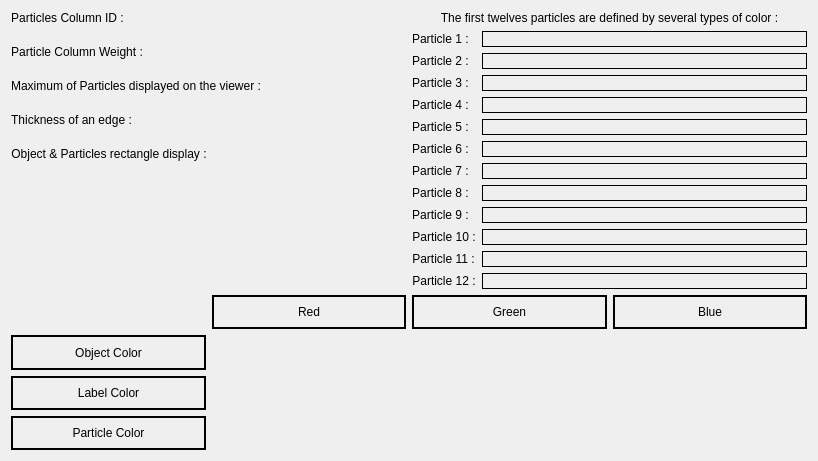
<?xml version="1.0" encoding="UTF-8"?>
<ui version="4.0">
 <class>HelpWindow</class>
 <widget class="QDialog" name="HelpWindow">
  <property name="geometry">
   <rect>
    <x>0</x>
    <y>0</y>
    <width>818</width>
    <height>461</height>
   </rect>
  </property>
  <property name="windowTitle">
   <string>Help</string>
  </property>
  <layout class="QVBoxLayout" name="verticalLayout">
   <item>
    <layout class="QHBoxLayout" name="horizontalLayout">
     <item>
      <layout class="QFormLayout" name="formLayout">
       <property name="verticalSpacing">
        <number>20</number>
       </property>
       <item row="0" column="0">
        <widget class="QLabel" name="particlesColumnIDLabel">
         <property name="layoutDirection">
          <enum>Qt::LeftToRight</enum>
         </property>
         <property name="text">
          <string>Particles Column ID :</string>
         </property>
         <property name="alignment">
          <set>Qt::AlignCenter</set>
         </property>
        </widget>
       </item>
       <item row="0" column="1">
        <widget class="QLabel" name="particlesColumnIDInfo">
         <property name="layoutDirection">
          <enum>Qt::LeftToRight</enum>
         </property>
         <property name="text">
          <string/>
         </property>
         <property name="alignment">
          <set>Qt::AlignCenter</set>
         </property>
        </widget>
       </item>
       <item row="1" column="0">
        <widget class="QLabel" name="particleColumnWeightLabel">
         <property name="layoutDirection">
          <enum>Qt::LeftToRight</enum>
         </property>
         <property name="text">
          <string>Particle Column Weight :</string>
         </property>
         <property name="alignment">
          <set>Qt::AlignCenter</set>
         </property>
        </widget>
       </item>
       <item row="1" column="1">
        <widget class="QLabel" name="particleColumnWeightInfo">
         <property name="layoutDirection">
          <enum>Qt::LeftToRight</enum>
         </property>
         <property name="text">
          <string/>
         </property>
         <property name="alignment">
          <set>Qt::AlignCenter</set>
         </property>
        </widget>
       </item>
       <item row="2" column="0">
        <widget class="QLabel" name="maxParticleDisplayLabel">
         <property name="layoutDirection">
          <enum>Qt::LeftToRight</enum>
         </property>
         <property name="text">
          <string>Maximum of Particles displayed on the viewer :</string>
         </property>
         <property name="alignment">
          <set>Qt::AlignCenter</set>
         </property>
        </widget>
       </item>
       <item row="2" column="1">
        <widget class="QLabel" name="maxParticleDisplayInfo">
         <property name="layoutDirection">
          <enum>Qt::LeftToRight</enum>
         </property>
         <property name="text">
          <string/>
         </property>
         <property name="alignment">
          <set>Qt::AlignCenter</set>
         </property>
        </widget>
       </item>
       <item row="3" column="0">
        <widget class="QLabel" name="EdgeThicknessLabel">
         <property name="layoutDirection">
          <enum>Qt::LeftToRight</enum>
         </property>
         <property name="text">
          <string>Thickness of an edge :</string>
         </property>
         <property name="alignment">
          <set>Qt::AlignCenter</set>
         </property>
        </widget>
       </item>
       <item row="3" column="1">
        <widget class="QLabel" name="EdgeThicknessInfo">
         <property name="layoutDirection">
          <enum>Qt::LeftToRight</enum>
         </property>
         <property name="text">
          <string/>
         </property>
         <property name="alignment">
          <set>Qt::AlignCenter</set>
         </property>
        </widget>
       </item>
       <item row="4" column="0">
        <widget class="QLabel" name="rectangleThicknessLabel">
         <property name="layoutDirection">
          <enum>Qt::LeftToRight</enum>
         </property>
         <property name="text">
          <string>Object &amp; Particles rectangle display :</string>
         </property>
         <property name="alignment">
          <set>Qt::AlignCenter</set>
         </property>
        </widget>
       </item>
       <item row="4" column="1">
        <widget class="QLabel" name="rectangleThicknessInfo">
         <property name="layoutDirection">
          <enum>Qt::LeftToRight</enum>
         </property>
         <property name="text">
          <string/>
         </property>
         <property name="alignment">
          <set>Qt::AlignCenter</set>
         </property>
        </widget>
       </item>
      </layout>
     </item>
     <item>
      <layout class="QVBoxLayout" name="verticalLayout_2">
       <item>
        <widget class="QLabel" name="TextInfo">
         <property name="enabled">
          <bool>true</bool>
         </property>
         <property name="maximumSize">
          <size>
           <width>16777215</width>
           <height>25</height>
          </size>
         </property>
         <property name="text">
          <string>The first twelves particles are defined by several types of color :</string>
         </property>
         <property name="alignment">
          <set>Qt::AlignCenter</set>
         </property>
        </widget>
       </item>
       <item>
        <layout class="QFormLayout" name="formLayout_2">
         <item row="0" column="0">
          <widget class="QLabel" name="particle1Label">
           <property name="text">
            <string>Particle 1 : </string>
           </property>
           <property name="alignment">
            <set>Qt::AlignCenter</set>
           </property>
          </widget>
         </item>
         <item row="1" column="0">
          <widget class="QLabel" name="particle2Label">
           <property name="text">
            <string>Particle 2 :</string>
           </property>
           <property name="alignment">
            <set>Qt::AlignCenter</set>
           </property>
          </widget>
         </item>
         <item row="2" column="0">
          <widget class="QLabel" name="particle3Label">
           <property name="text">
            <string>Particle 3 :</string>
           </property>
           <property name="alignment">
            <set>Qt::AlignCenter</set>
           </property>
          </widget>
         </item>
         <item row="3" column="0">
          <widget class="QLabel" name="particle4Label">
           <property name="text">
            <string>Particle 4 :</string>
           </property>
           <property name="alignment">
            <set>Qt::AlignCenter</set>
           </property>
          </widget>
         </item>
         <item row="4" column="0">
          <widget class="QLabel" name="particle5Label">
           <property name="text">
            <string>Particle 5 :</string>
           </property>
           <property name="alignment">
            <set>Qt::AlignCenter</set>
           </property>
          </widget>
         </item>
         <item row="5" column="0">
          <widget class="QLabel" name="particle6Label">
           <property name="text">
            <string>Particle 6 :</string>
           </property>
           <property name="alignment">
            <set>Qt::AlignCenter</set>
           </property>
          </widget>
         </item>
         <item row="6" column="0">
          <widget class="QLabel" name="particle7Label">
           <property name="text">
            <string>Particle 7 :</string>
           </property>
           <property name="alignment">
            <set>Qt::AlignCenter</set>
           </property>
          </widget>
         </item>
         <item row="7" column="0">
          <widget class="QLabel" name="particle8Label">
           <property name="text">
            <string>Particle 8 :</string>
           </property>
           <property name="alignment">
            <set>Qt::AlignCenter</set>
           </property>
          </widget>
         </item>
         <item row="8" column="0">
          <widget class="QLabel" name="particle9Label">
           <property name="text">
            <string>Particle 9 :</string>
           </property>
           <property name="alignment">
            <set>Qt::AlignCenter</set>
           </property>
          </widget>
         </item>
         <item row="9" column="0">
          <widget class="QLabel" name="particle10Label">
           <property name="text">
            <string>Particle 10 :</string>
           </property>
           <property name="alignment">
            <set>Qt::AlignCenter</set>
           </property>
          </widget>
         </item>
         <item row="10" column="0">
          <widget class="QLabel" name="particle11Label">
           <property name="text">
            <string>Particle 11 :</string>
           </property>
           <property name="alignment">
            <set>Qt::AlignCenter</set>
           </property>
          </widget>
         </item>
         <item row="11" column="0">
          <widget class="QLabel" name="particle12Label">
           <property name="text">
            <string>Particle 12 :</string>
           </property>
           <property name="alignment">
            <set>Qt::AlignCenter</set>
           </property>
          </widget>
         </item>
         <item row="0" column="1">
          <widget class="QLabel" name="particleColor1">
           <property name="frameShape">
            <enum>QFrame::Box</enum>
           </property>
           <property name="text">
            <string/>
           </property>
          </widget>
         </item>
         <item row="1" column="1">
          <widget class="QLabel" name="particleColor2">
           <property name="frameShape">
            <enum>QFrame::Box</enum>
           </property>
           <property name="text">
            <string/>
           </property>
          </widget>
         </item>
         <item row="2" column="1">
          <widget class="QLabel" name="particleColor3">
           <property name="frameShape">
            <enum>QFrame::Box</enum>
           </property>
           <property name="text">
            <string/>
           </property>
          </widget>
         </item>
         <item row="3" column="1">
          <widget class="QLabel" name="particleColor4">
           <property name="frameShape">
            <enum>QFrame::Box</enum>
           </property>
           <property name="text">
            <string/>
           </property>
          </widget>
         </item>
         <item row="4" column="1">
          <widget class="QLabel" name="particleColor5">
           <property name="frameShape">
            <enum>QFrame::Box</enum>
           </property>
           <property name="text">
            <string/>
           </property>
          </widget>
         </item>
         <item row="5" column="1">
          <widget class="QLabel" name="particleColor6">
           <property name="frameShape">
            <enum>QFrame::Box</enum>
           </property>
           <property name="text">
            <string/>
           </property>
          </widget>
         </item>
         <item row="6" column="1">
          <widget class="QLabel" name="particleColor7">
           <property name="frameShape">
            <enum>QFrame::Box</enum>
           </property>
           <property name="text">
            <string/>
           </property>
          </widget>
         </item>
         <item row="7" column="1">
          <widget class="QLabel" name="particleColor8">
           <property name="frameShape">
            <enum>QFrame::Box</enum>
           </property>
           <property name="text">
            <string/>
           </property>
          </widget>
         </item>
         <item row="8" column="1">
          <widget class="QLabel" name="particleColor9">
           <property name="frameShape">
            <enum>QFrame::Box</enum>
           </property>
           <property name="text">
            <string/>
           </property>
          </widget>
         </item>
         <item row="9" column="1">
          <widget class="QLabel" name="particleColor10">
           <property name="frameShape">
            <enum>QFrame::Box</enum>
           </property>
           <property name="text">
            <string/>
           </property>
          </widget>
         </item>
         <item row="10" column="1">
          <widget class="QLabel" name="particleColor11">
           <property name="frameShape">
            <enum>QFrame::Box</enum>
           </property>
           <property name="text">
            <string/>
           </property>
          </widget>
         </item>
         <item row="11" column="1">
          <widget class="QLabel" name="particleColor12">
           <property name="frameShape">
            <enum>QFrame::Box</enum>
           </property>
           <property name="text">
            <string/>
           </property>
          </widget>
         </item>
        </layout>
       </item>
      </layout>
     </item>
    </layout>
   </item>
   <item>
    <layout class="QGridLayout" name="gridLayout">
     <item row="2" column="1">
      <widget class="QLabel" name="Label_Red">
       <property name="text">
        <string/>
       </property>
       <property name="alignment">
        <set>Qt::AlignCenter</set>
       </property>
      </widget>
     </item>
     <item row="2" column="2">
      <widget class="QLabel" name="Label_Green">
       <property name="text">
        <string/>
       </property>
       <property name="alignment">
        <set>Qt::AlignCenter</set>
       </property>
      </widget>
     </item>
     <item row="2" column="3">
      <widget class="QLabel" name="Label_Blue">
       <property name="text">
        <string/>
       </property>
       <property name="alignment">
        <set>Qt::AlignCenter</set>
       </property>
      </widget>
     </item>
     <item row="3" column="1">
      <widget class="QLabel" name="Particle_Red">
       <property name="text">
        <string/>
       </property>
       <property name="alignment">
        <set>Qt::AlignCenter</set>
       </property>
      </widget>
     </item>
     <item row="3" column="2">
      <widget class="QLabel" name="Particle_Green">
       <property name="text">
        <string/>
       </property>
       <property name="alignment">
        <set>Qt::AlignCenter</set>
       </property>
      </widget>
     </item>
     <item row="3" column="3">
      <widget class="QLabel" name="Particle_Blue">
       <property name="text">
        <string/>
       </property>
       <property name="alignment">
        <set>Qt::AlignCenter</set>
       </property>
      </widget>
     </item>
     <item row="0" column="0">
      <widget class="QLabel" name="EmptyZone">
       <property name="text">
        <string/>
       </property>
       <property name="alignment">
        <set>Qt::AlignCenter</set>
       </property>
      </widget>
     </item>
     <item row="0" column="2">
      <widget class="QLabel" name="Green">
       <property name="frameShape">
        <enum>QFrame::WinPanel</enum>
       </property>
       <property name="text">
        <string>Green</string>
       </property>
       <property name="alignment">
        <set>Qt::AlignCenter</set>
       </property>
      </widget>
     </item>
     <item row="0" column="3">
      <widget class="QLabel" name="Blue">
       <property name="frameShape">
        <enum>QFrame::WinPanel</enum>
       </property>
       <property name="text">
        <string>Blue</string>
       </property>
       <property name="alignment">
        <set>Qt::AlignCenter</set>
       </property>
      </widget>
     </item>
     <item row="1" column="0">
      <widget class="QLabel" name="Object_Color">
       <property name="frameShape">
        <enum>QFrame::WinPanel</enum>
       </property>
       <property name="text">
        <string>Object Color</string>
       </property>
       <property name="alignment">
        <set>Qt::AlignCenter</set>
       </property>
      </widget>
     </item>
     <item row="2" column="0">
      <widget class="QLabel" name="Label_Color">
       <property name="frameShape">
        <enum>QFrame::WinPanel</enum>
       </property>
       <property name="text">
        <string>Label Color</string>
       </property>
       <property name="alignment">
        <set>Qt::AlignCenter</set>
       </property>
      </widget>
     </item>
     <item row="3" column="0">
      <widget class="QLabel" name="Particle_Color">
       <property name="frameShape">
        <enum>QFrame::WinPanel</enum>
       </property>
       <property name="text">
        <string>Particle Color</string>
       </property>
       <property name="alignment">
        <set>Qt::AlignCenter</set>
       </property>
      </widget>
     </item>
     <item row="1" column="1">
      <widget class="QLabel" name="Object_Red">
       <property name="text">
        <string/>
       </property>
       <property name="alignment">
        <set>Qt::AlignCenter</set>
       </property>
      </widget>
     </item>
     <item row="1" column="2">
      <widget class="QLabel" name="Object_Green">
       <property name="text">
        <string/>
       </property>
       <property name="alignment">
        <set>Qt::AlignCenter</set>
       </property>
      </widget>
     </item>
     <item row="1" column="3">
      <widget class="QLabel" name="Object_Blue">
       <property name="text">
        <string/>
       </property>
       <property name="alignment">
        <set>Qt::AlignCenter</set>
       </property>
      </widget>
     </item>
     <item row="0" column="1">
      <widget class="QLabel" name="Red">
       <property name="frameShape">
        <enum>QFrame::WinPanel</enum>
       </property>
       <property name="lineWidth">
        <number>1</number>
       </property>
       <property name="text">
        <string>Red</string>
       </property>
       <property name="alignment">
        <set>Qt::AlignCenter</set>
       </property>
      </widget>
     </item>
    </layout>
   </item>
  </layout>
 </widget>
 <resources/>
 <connections/>
</ui>
